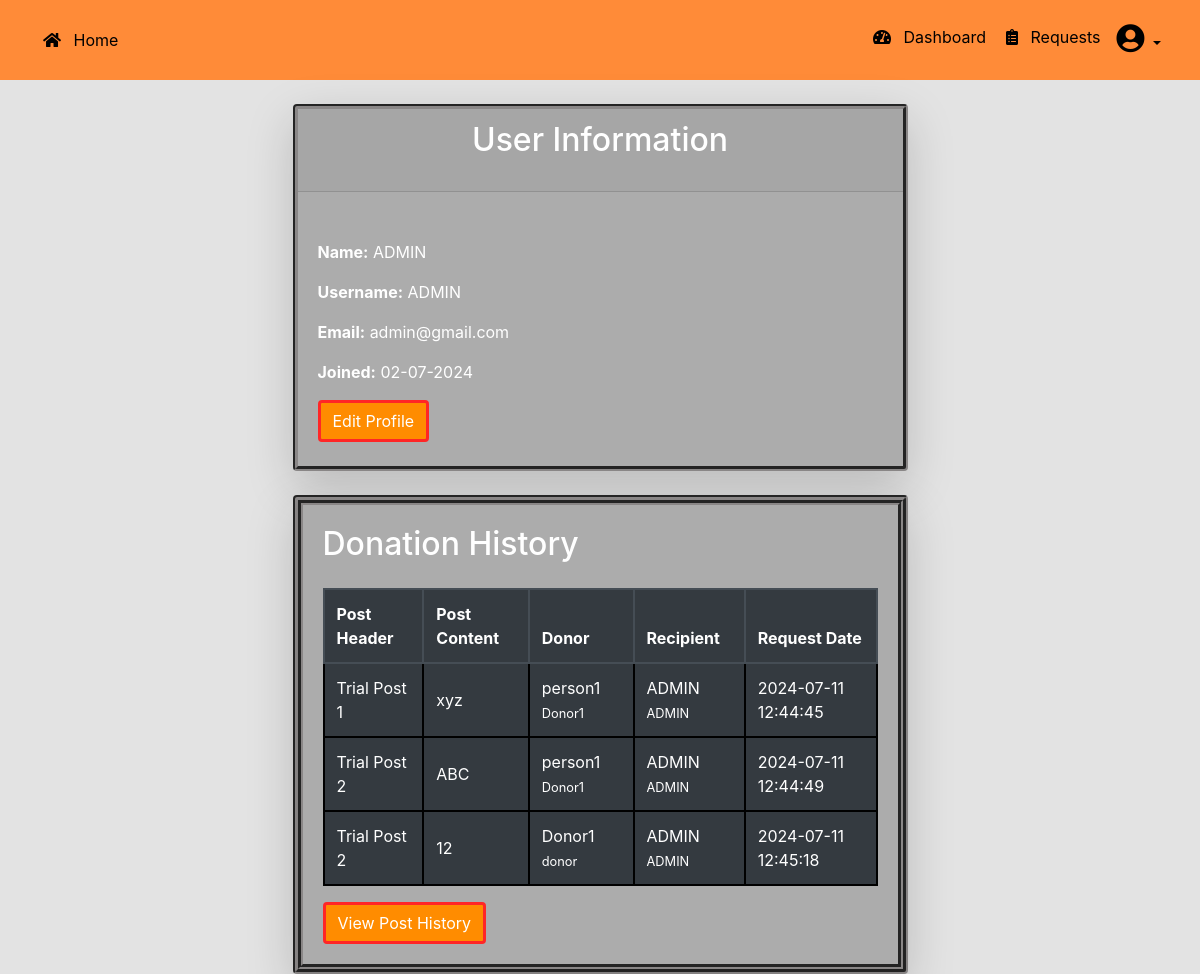
Screenshot of /profile (signed in) with the database file from the repository.
### tables this page shows
CREATE TABLE users (
            id INTEGER PRIMARY KEY AUTOINCREMENT,
            username TEXT NOT NULL,
            hash TEXT NOT NULL,
            email TEXT NOT NULL,
            user_type TEXT,
            location TEXT,
            is_authorized BOOLEAN DEFAULT 0,
            join_date TIMESTAMP DEFAULT CURRENT_TIMESTAMP,
            name TEXT
        );

CREATE TABLE donation_requests (
            id INTEGER PRIMARY KEY AUTOINCREMENT,
            post_id INTEGER NOT NULL,
            donor_id INTEGER NOT NULL,
            recipient_id INTEGER NOT NULL,
            request_date TIMESTAMP DEFAULT CURRENT_TIMESTAMP,
            accepted BOOLEAN DEFAULT 0,
            is_accepted BOOLEAN DEFAULT FALSE,
            FOREIGN KEY(post_id) REFERENCES posts(id),
            FOREIGN KEY(donor_id) REFERENCES users(id),
            FOREIGN KEY(recipient_id) REFERENCES users(id)
        );

CREATE TABLE posts (
            id INTEGER PRIMARY KEY AUTOINCREMENT,
            user_id INTEGER,
            content TEXT,
            header TEXT NOT NULL,
            FOREIGN KEY (user_id) REFERENCES users(id)
        );

### app.py (the view)
@app.route("/profile/<user_name>", methods=["GET", "POST"])
@app.route("/profile", methods=["GET","POST"], defaults={'user_name': None})
@login_required
def profile(user_name):
    if user_name is None:
        user_id = session.get("user_id")
        user = db.execute("SELECT * FROM users WHERE id = ?", user_id)
    else:
        user = db.execute("SELECT * FROM users WHERE username = ?", user_name)
    complete_donations = db.execute("""
            SELECT dr.id, dr.post_id, dr.donor_id, dr.recipient_id, dr.request_date, p.header AS post_header, p.content AS post_content, u_d.username AS donor_username, u_r.username AS recipient_username, u_d.name AS d_name, u_r.name AS r_name
            FROM donation_requests dr
            JOIN posts p ON dr.post_id = p.id
            JOIN users u_d ON dr.donor_id = u_d.id
            JOIN users u_r ON dr.recipient_id = u_r.id
            WHERE dr.accepted = 1;
        """)
    if not user:
        flash("User not found", "warning")
        return redirect("/")
    join_date = datetime.strptime(user[0]["join_date"], "%Y-%m-%d %H:%M:%S").strftime("%d-%m-%Y")
    return render_template("profile.html", user=user[0], date=join_date, donations = complete_donations)
    return redirect("/")

### app.py (called while the page is built)
@login_manager.user_loader
def load_user(user_id):
    user_data = db.execute("SELECT * FROM users WHERE id = ?", user_id)
    if user_data:
        user = user_data[0]
        return User(user_id=user['id'], username=user['username'], user_type=user['user_type'])
    return None

@app.after_request
def after_request(response):
    response.headers["Cache-Control"] = "no-cache, no-store, must-revalidate"
    response.headers["Expires"] = 0
    response.headers["Pragma"] = "no-cache"
    return response

@app.after_request
def after_request(response):
    response.headers["Cache-Control"] = "no-cache, no-store, must-revalidate"
    response.headers["Expires"] = 0
    response.headers["Pragma"] = "no-cache"
    return response

### templates/profile.html (shortened to what this page needs)
{% extends "layout.html" %}
{% block content %}
<div class="row justify-content-center mt-4">
    <div class="card shadow-lg rounded bg-card w-50 card-txt1">
        <div class="mb-4 card-header">
            <h2 class="text-center ">User Information</h2>
        </div>
        <div class="card-body py-4">
            <p class="card-text"><strong>Name:</strong> {{ user.name }}</p>
            <p class="card-text"><strong>Username:</strong> {{ user.username }}</p>
            <p class="card-text"><strong>Email:</strong> {{ user.email }}</p>
            <p class="card-text"><strong>Joined:</strong> {{ date }}</p>
            {% if session.type == user.user_type %}
            <a href="/settings" class="btn btn-primary">Edit Profile</a>
            {% endif %}
        </div>
    </div>
</div>
<div class=" row justify-content-center mt-4">
    <div class="card shadow-lg rounded bg-card w-50 card-txt1" style="min-height: 200px;">
        <div class="card-body bg-card d-flex flex-column align-items-start">
            <h2 class="card-title mb-4">Donation History</h2>
            <div class="table-responsive">
                <table class="table table-bordered table-hover table-dark align-middle">
                    <thead class="thead-dark">
                        <tr>
                            <th>Post Header</th>
                            <th>Post Content</th>
                            <th>Donor</th>
                            <th>Recipient</th>
                            <th>Request Date</th>
                        </tr>
                    </thead>
                    <tbody>
                        {% for donation in donations %}
                        <tr>
                            <td>{{ donation.post_header }}</td>
                            <td>{{ donation.post_content }}</td>
                            <td>
                                {{ donation.d_name}}
                                <small>{{ donation.donor_username }}</small>
                            </td>
                            <td>
                                {{ donation.r_name}}
                                <small>{{ donation.recipient_username }}</small>
                            </td>
                            <td>{{ donation.request_date }}</td>
                        </tr>
            </div>
            {% endfor %}
        </div>
        {% if session.type == user.user_type %}
        <a class="btn btn-primary" href="/history">View Post History</a>
        {% endif %}
    </div>
{% endblock %}

### templates/layout.html (shortened to what this page needs)
<!DOCTYPE html>
<html lang="en">
<head>
    <link rel="stylesheet" href="https://stackpath.bootstrapcdn.com/bootstrap/4.5.2/css/bootstrap.min.css">
    <link rel="stylesheet" href="{{ url_for('static', filename='styles.css') }}">
    <link rel="stylesheet" href="https://cdnjs.cloudflare.com/ajax/libs/font-awesome/5.15.4/css/all.min.css">
</head>
<body class="bg-body no-transition" onload="setDarkModeFromStorage()">
    <nav class="navbar navbar-expand-sm navbar-white bg-nvbr" style="height: 80px;">
        <div class="container-fluid">
            <div class="collapse navbar-collapse bg-nvbr w-auto " id="navbarNav">
                <ul class="navbar-nav mr-auto">
                    {% if session.user_id %}
                    <li class="nav-item ml-1"><a class="nav-link" href="/">
                            <i class="fas fa-home mr-2"></i> Home
                        </a></li>
                    {% endif %}
                </ul>
                <ul class="navbar-nav ml-auto">
                    {% if session.type == 'admin' %}
                    <li class="nav-item ml-1"><a class="nav-link" href="/admin">
                            <i class="fas fa-tachometer-alt mr-2"></i> Dashboard
                        </a></li>
                    {% endif %}
                    {% if session.user_id %}
                    <li class="nav-item ml-1"><a class="nav-link" href="/requests">
                            <i class="fas fa-clipboard-list mr-2"></i> Requests
                        </a></li>
                    <li class="nav-item dropdown">
                        <a class="nav-link dropdown-toggle" href="#" id="navbarDropdown" role="button"
                            data-toggle="dropdown" aria-haspopup="true" aria-expanded="false">
                            <i class="fas fa-user-circle user-prof"></i>
                        </a>
                    </li>
                    {% endif %}
                </ul>
            </div>
        </div>
    </nav>
    <div class="">
        {% block content %}
        {% endblock %}
</body>
</html>

### static/styles.css (style rules this page uses)
:root { --navbar: #ff8b38; --body: #dededed3; --drdwn: black; --drdwn-hvr-bg: #fb7413; --text: black; --text-hvr: white; --card1: #acacac; --card1brdr: #2d2c2cc9; --card-txt: #ffffff; --card2:#858484; --card-txt-2:#111111; --input-bg: rgb(174, 174, 174); --input-txt: rgb(255, 255, 255); --border-1: black; --btnprmry: darkorange; --btnprmry-brdr: #ff2626; --btnprmry-hvr: #f96008; --btnprmry-brdr-hvr: #f51111; --nav-item: black; --theme-sun: #ffa500; --theme-sun-bg: #9a4500aa; --theme-moon: #e1e1e1; --theme-moon-bg: none; --theme-moon-hover: #c0c0c0; --moon-bg-hover: #ffffff61; --theme-sun-hover: var(--theme-sun); --sun-bg-hover: var(--theme-sun-bg); --theme-btn: #ffb05c; }
::placeholder { color: var(--input-txt); }
.card-txt1 { color: var(--card-txt); }
.card h2 { margin-bottom: 20px; }
.bg-nvbr { background-color: var(--navbar); }
.bg-body { background-color: var(--body); }
.bg-card { background-color: var(--card1); border-width: 5px; border-style: groove; border-color: var(--card1brdr); width: auto; box-shadow: 0 4px 8px rgba(0, 0, 0, 0.1); }
.table { width: 100%; }
.table th, .table td { vertical-align: middle; border: 2px solid black }
.nav-item a { color: var(--nav-item); }
.user-prof { margin-bottom: auto; font-size: calc(30% + 2vw); }
.btn-primary { background-color: var(--btnprmry); border-color: var(--btnprmry-brdr); border-width: 3px; }

### rows the page displays
users: name "ADMIN", username "ADMIN", email "admin@gmail.com"
donation_requests: post_header "Trial Post 1", post_content "xyz", d_name "person1", donor_username "Donor1", r_name "ADMIN", recipient_username "ADMIN", request_date "2024-07-11 12:44:45"
donation_requests: post_header "Trial Post 2", post_content "ABC", d_name "person1", donor_username "Donor1", r_name "ADMIN", recipient_username "ADMIN", request_date "2024-07-11 12:44:49"
donation_requests: post_header "Trial Post 2", post_content "12", d_name "Donor1", donor_username "donor", r_name "ADMIN", recipient_username "ADMIN", request_date "2024-07-11 12:45:18"

### other values shown
{{ date }} "02-07-2024"
